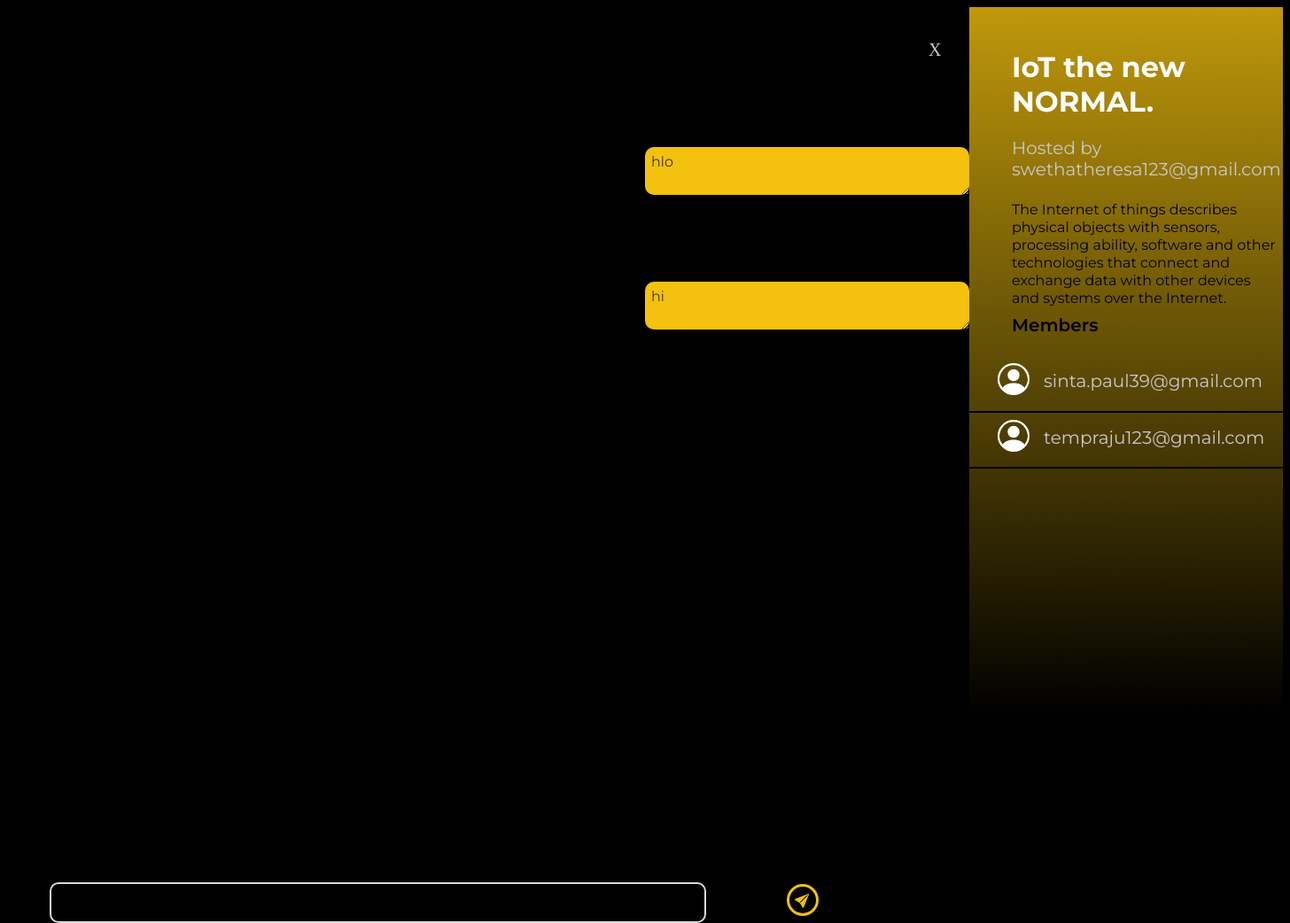
The page /room/2/ (signed in) on the database its author committed.
### base/models.py (models this page shows, shortened)
class Message(models.Model):
    user = models.ForeignKey(User, on_delete=models.CASCADE)
    room = models.ForeignKey(Room, on_delete=models.CASCADE)
    body = models.TextField()
    updated = models.DateTimeField(auto_now=True)
    created = models.DateTimeField(auto_now_add=True)
    class Meta:
        ordering = ['-updated', '-created']

class Room(models.Model):
    host = models.ForeignKey(User, on_delete=models.SET_NULL, null=True)
    topic = models.ForeignKey(Topic, on_delete=models.SET_NULL, null=True)
    name = models.CharField(max_length=100)
    description = models.CharField(max_length=200,null=True, blank=True)
    participants = models.ManyToManyField(
        User, related_name='participants', blank=True)

class User(AbstractUser):
    name = models.CharField(max_length=50, null=True)
    email = models.CharField(max_length=50,unique=True, null=True)
    college= models.CharField(max_length=50, null=True)
    city= models.CharField(max_length=50, null=True)
    fields_of_interests=models.ManyToManyField(
        Topic, related_name='topics',blank=True)
    USERNAME_FIELD = 'email'
    REQUIRED_FIELDS = []

### base/views.py (the view, shortened to what this page needs)
# urls.py: path('room/<str:pk>/', views.room_details, name="room_details"),
def room_details(request, pk):
    room = Room.objects.get(id=pk)
    room_messages = room.message_set.all()[0:50]
    participants = room.participants.all()
    context = {'room': room, 'room_messages': room_messages,
               'participants': participants,}
    return render(request, 'room-details.html', context)

### templates/room-details.html (shortened to what this page needs)
<!DOCTYPE html>
{% load static %}
<html lang="en">
<head>
    <link rel="stylesheet" href="{% static 'style4.css' %}">
</head>
<body class="bo" style="background-color:black;">
    <div class="one">
        <br>
        <br>
        <a style="text-decoration: none;" href="{% url 'room' %}"class="xy">X</a>
        {% for message in room_messages %}
        {% if request.user != message.user %}
        <div style="height: 80px;">jkh</div>
        <div class="other">
            <div class="row">
            <div>
            <svg xmlns="http://www.w3.org/2000/svg" width="36" height="36" fill="white" class="bi bi-person-circle" viewBox="0 0 16 16">
                <path d="M11 6a3 3 0 1 1-6 0 3 3 0 0 1 6 0z"/>
                <path fill-rule="evenodd" d="M0 8a8 8 0 1 1 16 0A8 8 0 0 1 0 8zm8-7a7 7 0 0 0-5.468 11.37C3.242 11.226 4.805 10 8 10s4.757 1.225 5.468 2.37A7 7 0 0 0 8 1z"/>
            </svg>
            </div>
            <div>
            <h1 class="d" style="color: #F3C10E;">{{message.user}}</h1>
            </div>
            </div>
            <div>
                <label for="html" class="label1">{{message.body}}</label>
            </div>
        </div>
        {% else %}
        <div style="height:2px"></div>
        <div class="me" style="margin-left: 45rem;">
            <label for="html" class="label2">{{message.body}}</label>
        </div>
        {% endif %}
        {% endfor %}
        <div class="pos">
        <form method="POST" action="">
        <div style="background-color:transparent;width: 63rem;height: 4rem;margin-top: 10rem;">
          <div style="position: absolute;">
        <input name="body" class="textarea" style="background-color: black;height: 2rem;">
        <div class="s" style="margin-top: -2.75rem;margin-left: 55rem;">
            <center>
            </center>
        </div>
         </div>
        </div>
        </form>
        </div>
    </div>
    <div class="two">
        <h1 class="neural">{{room.name}}</h1>
        <h1 class="h">Hosted by {{room.host.username}}</h1>
        <br>
        <p class="desc3">{{room.description}}</p>
        <br>
        <h1 class="c">Members</h1>
        <br>
        {% for user in participants %}
        <div class="row">
            <div style="margin-left: 2rem;">
            </div>
            <div><h1 class="d">{{user.email}}</h1></div>
        </div>
        <hr style="background-color: black;border-color: transparent;height: 0px;">
        {% endfor %}
    </div>
</body>
</html>

### static/style4.css (style rules this page uses)
.one { width: 250%; height: 50rem; background-color: black; }
.two { background: linear-gradient(179.56deg, #F3C10E -26.72%, #000000 99.62%); width: 100%; height: 50rem; }
.bo { display: flex; flex-direction: row; height: 100%; }
.neural { margin-top: 3rem; margin-left: 3rem; width: 298px; height: 78px; font-family: 'Montserrat'; font-style: normal; font-weight: 700; font-size: 32px; line-height: 39px; color: #FFFFFF; }
.h { width: 209px; height: 24px; margin-left: 3rem; font-family: 'Montserrat'; font-style: normal; font-weight: 400; font-size: 20px; line-height: 24px; color: #CACACA; }
.c { width: 98px; height: 24px; margin-left: 3rem; margin-top: 2rem; font-family: 'Montserrat'; font-style: normal; font-weight: 600; font-size: 20px; line-height: 24px; color: #000000; }
.row { display: flex; flex-direction: row; }
.d { width: 209px; height: 24px; margin-left: 1rem; font-family: 'Montserrat'; font-style: normal; font-weight: 400; font-size: 20px; line-height: 24px; color: #CACACA; margin-top: 0.5rem; }
.xy { font-weight: 400; font-size: 20px; line-height: 24px; margin-left: 65rem; color: #CACACA; }
.me { margin-left: 40rem; margin-top: 6rem; }
.textarea { display: block; width: 80%; overflow: hidden; resize: both; min-height: 40px; line-height: 20px; border: 2px solid #D9D9D9; border-radius: 10px; font-family: 'Montserrat'; font-style: normal; font-weight: 300; font-size: 16px; line-height: 20px; margin-left: 3rem; color: #FFFFFF; margin-top: 38rem; background-color: transparent; }
.s { background-color:transparent; width: 30px; height: 30px; border: 3px solid #F3C10E; border-radius: 30px; margin-left: 58rem; margin-top: -3.5rem; color: #FFFFFF; }
.label2 { display: block; width: 22rem; overflow: hidden; resize: both; min-height: 40px; line-height: 20px; border-color: transparent; border-radius: 10px; padding: 7px; font-family: 'Montserrat'; font-style: normal; font-weight: 300; font-size: 16px; line-height: 20px; color:black; background-color: #F3C10E; }
.pos { margin-top: -9rem; }
.desc3 { margin-left: 3rem; width: 299px; height: 62px; font-family: 'Montserrat'; font-style: normal; font-weight: 400; font-size: 16px; line-height: 20px; color: #000000; }

### rows shown on the page
Message: body "hlo"
Message: body "hi"
Room: name "IoT the new NORMAL.", host.username "swethatheresa123@gmail.com", description "The Internet of things describes physical objects with sensors, processing ability, software and other technologies that connect and exchange data with other devices and systems over the Internet."
User: email "sinta.paul39@gmail.com"
User: email "tempraju123@gmail.com"
